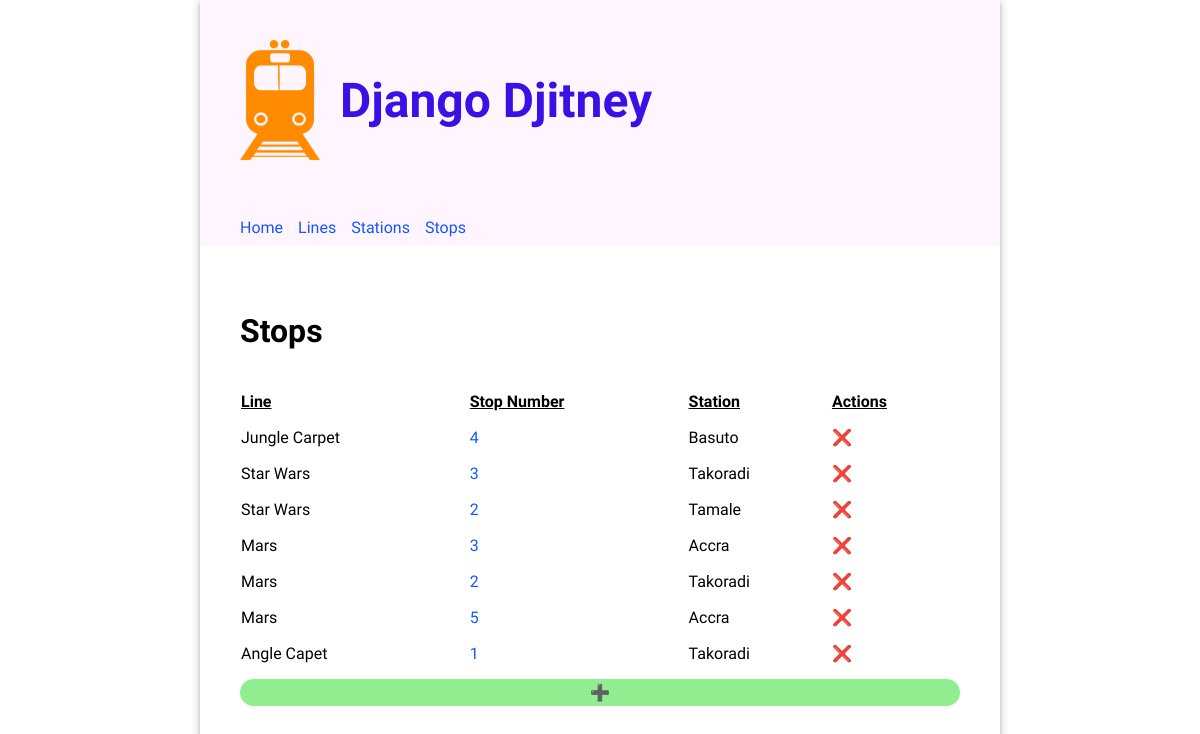
The app's page /stops/ with its own data.
### routes/models.py (models this page shows, shortened)
class Stop(models.Model):
  class Meta:
    unique_together = (('line', 'stop_number'))
  line = models.ForeignKey(Line, on_delete=models.CASCADE)
  station = models.ForeignKey(Station, on_delete=models.CASCADE)
  stop_number = models.PositiveIntegerField()

class Line(models.Model):
  name = models.CharField(unique=True, max_length=200)

class Station(models.Model):
  name = models.CharField(unique=True, max_length=200)
  accessible = models.BooleanField(default=False)

### routes/views.py (the view)
# urls.py: path("stops/", views.StopView.as_view(), name="stops"),
class StopView(ListView):
  model = Stop
  template_name = "routes/stops.html"

### routes/templates/routes/stops.html (shortened to what this page needs)
{% extends 'base.html' %}
{% load static %}
{% block content %}
  <div>
    <h2>Stops</h2>
    <table class="line-table">
      <thead>
        <tr>
          <th>Line</th>
          <th>Stop Number</th>
          <th>Station</th>
          <th>Actions</th>
        </tr>
      </thead>
      <tbody>
      {% for stop in object_list %}
        <tr>
          <td>{{ stop.line.name }}</td>
          <td><a href="{% url "update_stop" stop.id %}">{{ stop.stop_number }}</a></td>
          <td>{{ stop.station.name }}</td>
          <td><a href="{% url "delete_stop" stop.id %}" style="text-decoration: none; color: inherit;">❌</a></td>
        </tr>
      {% endfor %}
      </tbody>
    </table>
    <a href="{% url "create_stop" %}" style="display: inherit; text-align: center; border-radius: 15px; text-decoration: none; color: inherit; padding: 4px; background-color: lightgreen;">➕</a>
  </div>
{% endblock %}

### routes/templates/base.html (shortened to what this page needs)
{% load static %}
<!DOCTYPE html>
<html>
  <head>
    <link
      rel="stylesheet"
      type="text/css"
      href="{% static 'routes/style.css' %}"
    />
  </head>
  <body>
    <div class="app">
      <header>
        <div class="header-first-row">
          <img
            src="{% static 'routes/djitney.png' %}"
            alt="Django Djitney Logo"
            width="80px"
          />
          <h1 class="title">Django Djitney</h1>
        </div>
        <nav class="navbar">
          <a class="nav-item" href="{% url 'home' %}">Home</a>
          <a class="nav-item" href="{% url 'lines' %}">Lines</a>
          <a class="nav-item" href="{% url 'stations' %}">Stations</a>
          <a class="nav-item" href="{% url 'stops' %}">Stops</a>
      </nav>
      </header>
      <main>{% block content %}{% endblock %}</main>
    </div>
  </body>
</html>

### routes/static/routes/style.css (style rules this page uses)
body { font-family: "Oxygen", sans-serif; margin: 0; }
header { background-color: #fff5ff; min-height: 200px; display: flex; align-items: center; flex-direction: column; align-items: flex-start; padding-left: 40px; padding-top: 40px; }
.header-first-row { width: 100%; display: flex; }
.navbar { margin-top: 50px; display: flex; width: 100%; }
.navbar a { text-decoration: none; padding: 8px 0; color: #1557ff; margin-right: 15px; }
.title { font-size: 3em; padding: 0px 50px 0 20px; margin: auto 0; color: #3a10e5; }
main { padding: 40px; }
main h2 { font-size: 2em; }
.app { min-width: 800px; max-width: 60%; margin: 0 auto; box-shadow: 0 2px 4px 0 rgba(0, 0, 0, 0.2), 0 3px 10px 0 rgba(0, 0, 0, 0.19); }
main table { text-align: left; border-collapse: separate; border-spacing: 0 15px; width: 100%; }
main table th { text-align: left; border-collapse: separate; border-spacing: 0 15px; text-decoration: underline; }
a { text-decoration: none; color: #1557ff; }

### records on screen
Stop: line.name "Jungle Carpet", stop_number "4", station.name "Basuto"
Stop: line.name "Star Wars", stop_number "3", station.name "Takoradi"
Stop: line.name "Star Wars", stop_number "2", station.name "Tamale"
Stop: line.name "Mars", stop_number "3", station.name "Accra"
Stop: line.name "Mars", stop_number "2", station.name "Takoradi"
Stop: line.name "Mars", stop_number "5", station.name "Accra"
Stop: line.name "Angle Capet", stop_number "1", station.name "Takoradi"
